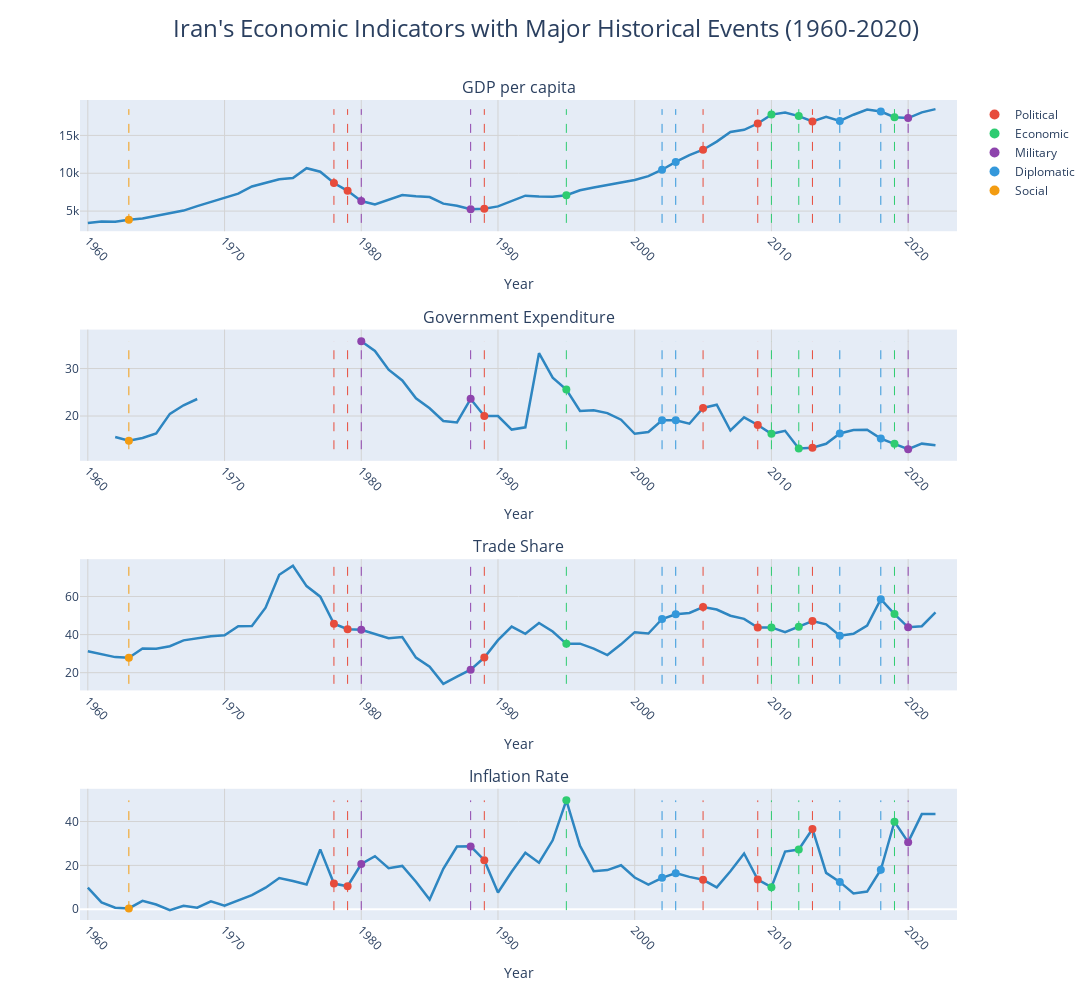

The code cell stored with this chart in its notebook:
### Markdown cell above
Adding other data and making an interactive plot

### Code cell
# Create subplots
fig = make_subplots(
    rows=4, cols=1,
    subplot_titles=(
        'GDP per capita', 
        'Government Expenditure', 
        'Trade Share',
        'Inflation Rate'
    ),
    vertical_spacing=0.12,
    horizontal_spacing=0.1
)

# Function to add traces and events to a subplot
def add_interactive_plot(row, col, y_data, y_title):
    # Add main line
    fig.add_trace(
        go.Scatter(
            x=iran_data['Year'],
            y=y_data,
            name=y_title,
            line=dict(color='#2E86C1', width=2.5),
            showlegend=False
        ),
        row=row, col=col
    )
    
    # Add event markers
    for _, event in events_df.iterrows():
        if event['Year'] in iran_data['Year'].values:
            y_value = y_data[iran_data['Year'] == event['Year']].iloc[0]
            
            # Add vertical line for event
            fig.add_trace(
                go.Scatter(
                    x=[event['Year'], event['Year']],
                    y=[y_data.min(), y_data.max()],
                    mode='lines',
                    line=dict(color=event['Color'], width=1, dash='dash'),
                    name=f"{event['Year']}: {event['Event']}",
                    hoverinfo='name',
                    showlegend=False
                ),
                row=row, col=col
            )
            
            # Add hover point for event
            fig.add_trace(
                go.Scatter(
                    x=[event['Year']],
                    y=[y_value],
                    mode='markers',
                    marker=dict(color=event['Color'], size=8),
                    name=f"{event['Year']}: {event['Event']}",
                    text=f"Year: {event['Year']}<br>Event: {event['Event']}<br>Value: {y_value:.2f}<br>Category: {event['Category']}",
                    hoverinfo='text',
                    showlegend=False
                ),
                row=row, col=col
            )

# Add all subplots
add_interactive_plot(1, 1, iran_data['GDP per capita'], 'GDP per capita')
add_interactive_plot(2, 1, iran_data['Government expenditure (% of GDP)'], 'Government Expenditure')
add_interactive_plot(3, 1, iran_data['Trade as a Share of GDP'], 'Trade Share')
add_interactive_plot(4, 1, iran_data['Inflation, consumer prices (annual %)'], 'Inflation Rate')

# Update layout
fig.update_layout(
    title=dict(
        text="Iran's Economic Indicators with Major Historical Events (1960-2020)",
        x=0.5,
        y=0.98,
        xanchor='center',
        yanchor='top',
        font=dict(size=24)
    ),
    height=1000,
    width=1100,
    showlegend=True
)

# Update axes labels and formatting
fig.update_xaxes(
    title_text="Year",
    tickangle=45,
    gridcolor='lightgray',
    showgrid=True
)

fig.update_yaxes(
    gridcolor='lightgray',
    showgrid=True
)

# Add category legend
for category, color in color_dict.items():
    fig.add_trace(
        go.Scatter(
            x=[None],
            y=[None],
            mode='markers',
            marker=dict(size=10, color=color),
            name=category,
            showlegend=True
        )
    )

# Show the plot
fig.show()

# Display events table for reference
print("\nMajor Events Timeline:")
display(events_df.sort_values('Year'))
